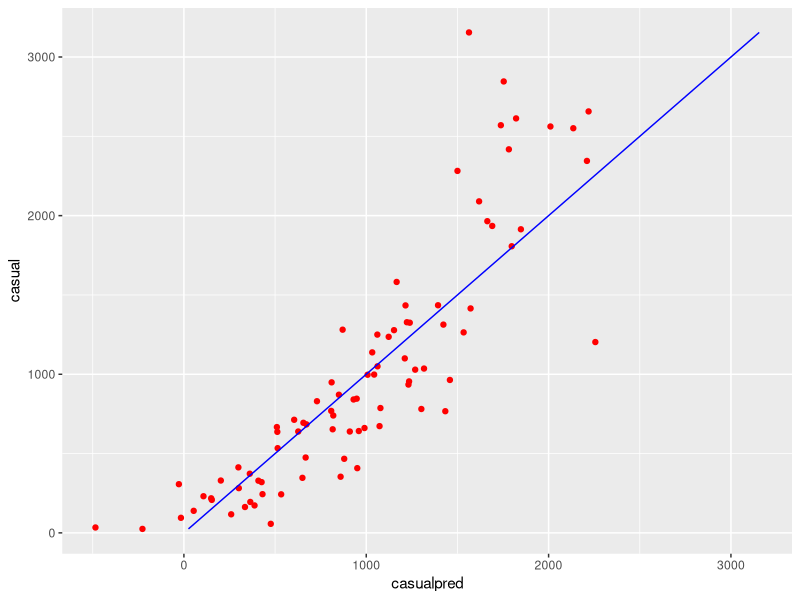

This figure's R source:
#Stepwise Regression Demonstration for Linear Regression
#Validation of the Linear Regression Model

setwd('/Users/rgruss/git/CMDA/in_class/9')

bike <- read.csv("day.csv", header = T) #data on Scholar
#data source
#https://archive.ics.uci.edu/ml/datasets/Bike+Sharing+Dataset

head(bike)

#cnt is the y variable (target score)
#all the other variables are features X

#First create a train and test set

bike$gp <- runif(dim(bike)[1])
testSet <- subset(bike, bike$gp <= 0.1)
trainSet <- subset(bike, bike$gp > 0.1)

rm(bike)

#package MASS has an implementation of the Stepwise regression
install.packages("MASS")
library(MASS)

attach(trainSet)
#first fit the linear regression with all features
fit <- lm(casual ~  season + yr + mnth + holiday + weekday +
            workingday + weathersit + temp + atemp + hum + windspeed)
summary(fit)

#then apply the stepwise procedure
step <- stepAIC(fit, direction = "both")

step
step$anova
rm(step)
rm(fit)


#And build the model with just the retained variables


fit1 <- lm(casual ~  season + yr + mnth + holiday + weekday +
             workingday + weathersit + temp + hum + windspeed)
summary(fit1)

detach(trainSet)

#Make predictions using the test set
testSet$casualpred <- predict(fit1, newdata = testSet)
head(testSet)

#See how predicted counts of casual users compare to 
#actual counts of casual users
library(ggplot2)
ggplot(data = testSet, aes(x = casualpred, y = casual)) +
  geom_point(color = "red")+
  geom_line(aes(x = casual, y = casual), color = "blue")
